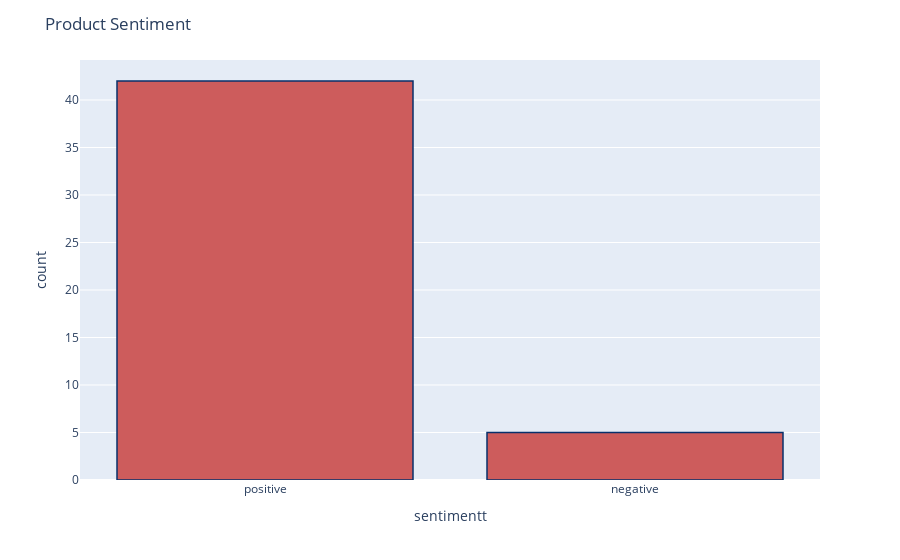

Notebook code cell kept with this figure:
### Code cell
df['sentimentt'] = df['sentiment'].replace({-1 : 'negative'})
df['sentimentt'] = df['sentimentt'].replace({1 : 'positive'})
fig = px.histogram(df, x="sentimentt")
fig.update_traces(marker_color="indianred",marker_line_color='rgb(8,48,107)',
                  marker_line_width=1.5)
fig.update_layout(title_text='Product Sentiment')
fig.show()

### Figure 1 — Plotly figure (JSON) as saved in the notebook; plotly's stock layout.template omitted (floating-point values rounded to 4 significant figures)
{"data": [{"alignmentgroup": "True", "bingroup": "x", "hovertemplate": "sentimentt=%{x}<br>count=%{y}<extra></extra>", "legendgroup": "", "marker": {"color": "indianred", "line": {"color": "rgb(8,48,107)", "width": 1.5}, "pattern": {"shape": ""}}, "name": "", "offsetgroup": "", "orientation": "v", "showlegend": false, "type": "histogram", "x": ["positive", "negative", "positive", "negative", "positive", "positive", "positive", "positive", "positive", "positive", "positive", "positive", "negative", "positive", "positive", "positive", "negative", "positive", "positive", "positive", "positive", "positive", "positive", "positive", "positive", "positive", "negative", "positive", "positive", "positive", "positive", "positive", "positive", "positive", "positive", "positive", "positive", "positive", "positive", "positive", "positive", "positive", "positive", "positive", "positive", "positive", "positive"], "xaxis": "x", "yaxis": "y"}], "layout": {"barmode": "relative", "legend": {"tracegroupgap": 0}, "margin": {"t": 60}, "title": {"text": "Product Sentiment"}, "xaxis": {"anchor": "y", "domain": [0, 1], "title": {"text": "sentimentt"}}, "yaxis": {"anchor": "x", "domain": [0, 1], "title": {"text": "count"}}}}
